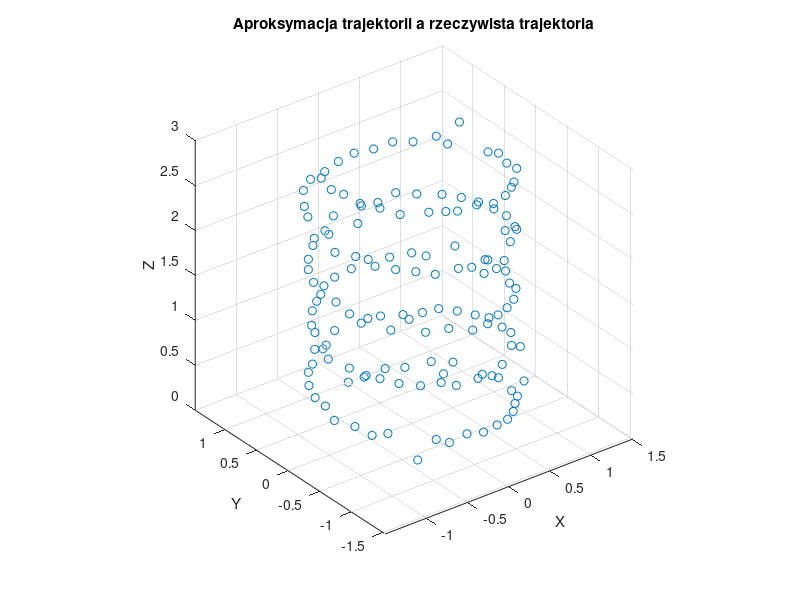

Write the MATLAB code that produced this figure. (Note: this script raises an error after producing the figure.)
load trajektoria2
plot3(x,y,z, 'o');
title("Aproksymacja trajektorii a rzeczywista trajektoria");
xlabel("X");
ylabel("Y");
zlabel("Z");
grid on
axis equal

hold on;
N = 60;
[~, xa] = aproksymacjaWiel(n,x, N);
[~, ya] = aproksymacjaWiel(n,y, N);
[~, za] = aproksymacjaWiel(n,z, N);
plot3(xa, ya, za, 'lineWidth', 4);
saveas(gcf, '171619_Buchajewicz_zad5.png');

hold off;
err = [];
M = size(n, 2);
for N=1:71
    [~, xa] = aproksymacjaWiel(n,x, N);
    [~, ya] = aproksymacjaWiel(n,y, N);
    [~, za] = aproksymacjaWiel(n,z, N);
    
    errx = sqrt(sum((x-xa).^2))/M;
    erry = sqrt(sum((y-ya).^2))/M;
    errz = sqrt(sum((z-za).^2))/M;
    err = [err, errx+erry+errz];
end
figure();
semilogy(err);
title("Wykres bledu aproksymacji");
xlabel("N");
ylabel("Blad");
grid();
saveas(gcf, '171619_Buchajewicz_zad5_b.png');